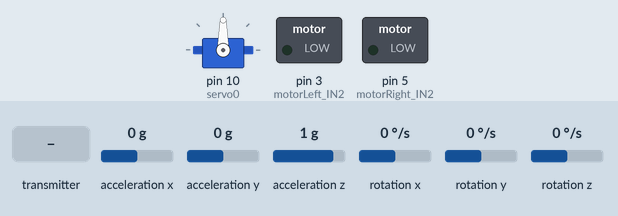
Recording of a sketch running on a simulated Arduino Uno, built with avr-gcc and run on an emulated ATmega328P. Shown: servo, switched loads named in the sketch (green lamp = pin HIGH). Inputs (shaded band) come from the test bench; at power-on: acceleration x 0 g, acceleration y 0 g, acceleration z 1 g, rotation x 0 °/s, rotation y 0 °/s, rotation z 0 °/s. The sensor or clock chip raises its interrupt line as the real part does; no radio packets arrive unless stated.

Above: at 1.7 s.
1.8 s: acceleration x set to -1.4 g
At 4.5 s:
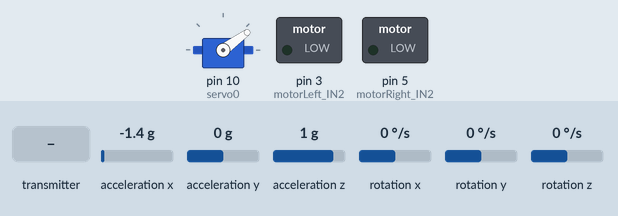
4.8 s: the transmitter starts sending controlValues.0 = 25
At 5.6 s:
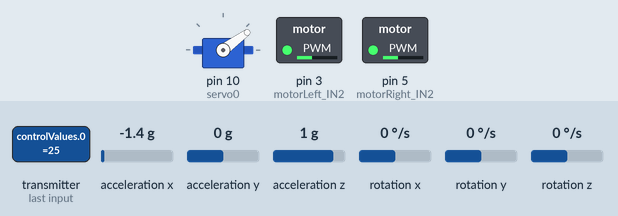
6.3 s: the transmitter starts sending controlValues.1 = 25
At 6.9 s:
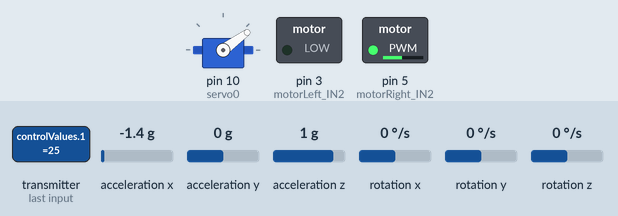
7.8 s: acceleration y set to -1.4 g
At 9.0 s:
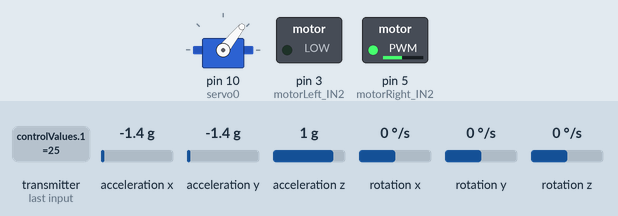
9.3 s: the transmitter starts sending controlValues.0 = 50
At 10.5 s:
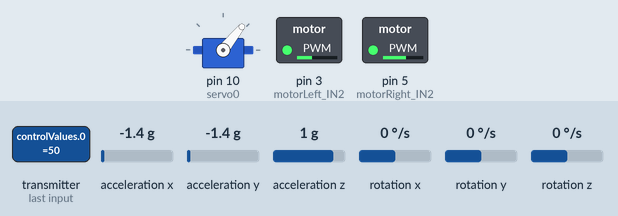
10.8 s: the transmitter starts sending controlValues.1 = 0
At 11.4 s:
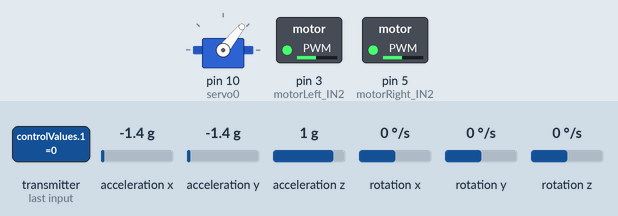
Timing chart, 0 to 13.3 s (numbered marks = the images above; inputs shaded):
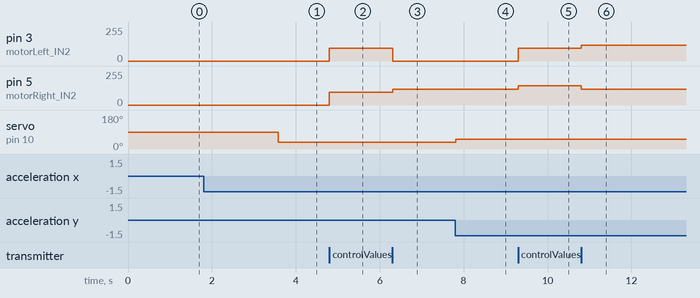

Measured:
- after the input at 1.8 s, servo on pin 10 (servo0): 90° → 36° after 1.8 s
- after the input at 4.8 s, pin 3 (motorLeft_IN2), pin 5 (motorRight_IN2): 0/255 → 95/255 at once
- after the input at 6.3 s, pin 3 (motorLeft_IN2): 95/255 → 0/255 at once; pin 5 (motorRight_IN2): 95/255 → 120/255 at once
- after the input at 7.8 s, servo on pin 10 (servo0): 36° → 51° at once
- after the input at 9.3 s, pin 3 (motorLeft_IN2): 0/255 → 95/255 at once; pin 5 (motorRight_IN2): 120/255 → 145/255 at once
- after the input at 10.8 s, pin 3 (motorLeft_IN2): 95/255 → 120/255 at once; pin 5 (motorRight_IN2): 145/255 → 120/255 at once

The sketch:

Climbing_Patient_Aid_Robot.ino
```cpp
/*
Climbing Patient-Aid Robot (CPAR)
This project implemented by the students listed below:
1. Ayat Ahmed Khalaf
2. Entisar Jumaa Naemaa
3. Sara Mohammed Foud
Under supervision of
Dr. Raaed Sadoon
in The University of Technology, Control and systems engineering department, Mechatronics Branch – Spring 2024
Graduation Project Submitted to the Control and Systems Engineering Department in Partial fulfillment of B. Sc. Degree in Mechatronics Engineering.
 */
#include <PID_v1.h>
/*servo*/
#include "I2Cdev.h"

#include "MPU6050_6Axis_MotionApps20.h"

#if I2CDEV_IMPLEMENTATION == I2CDEV_ARDUINO_WIRE
#include "Wire.h"
#endif
#include <Servo.h>
MPU6050 mpu;

// Define the 3 servo motors
Servo servo0;
float correct;
int j = 0;

#define OUTPUT_READABLE_YAWPITCHROLL

#define INTERRUPT_PIN 19  // use pin 2 on Arduino Uno & most boards

bool blinkState = false;

// MPU control/status vars
bool dmpReady = false;  // set true if DMP init was successful
uint8_t mpuIntStatus;   // holds actual interrupt status byte from MPU
uint8_t devStatus;      // return status after each device operation (0 = success, !0 = error)
uint16_t packetSize;    // expected DMP packet size (default is 42 bytes)
uint16_t fifoCount;     // count of all bytes currently in FIFO
uint8_t fifoBuffer[64]; // FIFO storage buffer

// orientation/motion vars
Quaternion q;           // [w, x, y, z]         quaternion container
VectorInt16 aa;         // [x, y, z]            accel sensor measurements
VectorInt16 aaReal;     // [x, y, z]            gravity-free accel sensor measurements
VectorInt16 aaWorld;    // [x, y, z]            world-frame accel sensor measurements
VectorFloat gravity;    // [x, y, z]            gravity vector
float euler[3];         // [psi, theta, phi]    Euler angle container
float ypr[3];           // [yaw, pitch, roll]   yaw/pitch/roll container and gravity vector

// packet structure for InvenSense teapot demo
uint8_t teapotPacket[14] = { '$', 0x02, 0, 0, 0, 0, 0, 0, 0, 0, 0x00, 0x00, '\r', '\n' };


// ================================================================
// ===               INTERRUPT DETECTION ROUTINE                ===
// ================================================================

volatile bool mpuInterrupt = false;     // indicates whether MPU interrupt pin has gone high
void dmpDataReady() {
  mpuInterrupt = true;
}
/*servo end*/
double kP = 24;
double kI = 200;
double kD = 1.2;

double setpoint, input, output;   // PID variables
PID pid(&input, &output, &setpoint, kP, kI, kD, DIRECT); // PID setup
#include <nRF24L01.h>
#include <SPI.h>
#include <RF24.h>

RF24 radio(7, 8);    // CE, CSN
const byte address[6] = "00001";
float angleV = 0, turnV = 0; // values from remote
float controlValues[2]; // array to receive both data values
float pitch;
float trimAngle;
//Motor Control

// Motor A connections
#define motorLeft_IN1 2
#define motorLeft_IN2 3
#define motorRight_IN1 4
#define motorRight_IN2 5
int motorSpeed, steeringValue, leftMotorSpeed, rightMotorSpeed = 0;

void setup()
{
    // join I2C bus (I2Cdev library doesn't do this automatically)
#if I2CDEV_IMPLEMENTATION == I2CDEV_ARDUINO_WIRE
  Wire.begin();
  Wire.setClock(400000); // 400kHz I2C clock. Comment this line if having compilation difficulties
#elif I2CDEV_IMPLEMENTATION == I2CDEV_BUILTIN_FASTWIRE
  Fastwire::setup(400, true);
#endif
  Serial.begin(9600);

/*servo*/
   // join I2C bus (I2Cdev library doesn't do this automatically)
#if I2CDEV_IMPLEMENTATION == I2CDEV_ARDUINO_WIRE
  Wire.begin();
  Wire.setClock(400000); // 400kHz I2C clock. Comment this line if having compilation difficulties
#elif I2CDEV_IMPLEMENTATION == I2CDEV_BUILTIN_FASTWIRE
  Fastwire::setup(400, true);
#endif

  Serial.begin(38400);
  while (!Serial); // wait for Leonardo enumeration, others continue immediately

  // initialize device
  //Serial.println(F("Initializing I2C devices..."));
  mpu.initialize();
  pinMode(INTERRUPT_PIN, INPUT);
  devStatus = mpu.dmpInitialize();
  // supply your own gyro offsets here, scaled for min sensitivity
 mpu.setXGyroOffset(24);
  mpu.setYGyroOffset(0);
  mpu.setZGyroOffset(59);
  mpu.setZAccelOffset(906); // 1688 factory default for my test chip

  // make sure it worked (returns 0 if so)
  if (devStatus == 0) {
    // turn on the DMP, now that it's ready
    // Serial.println(F("Enabling DMP..."));
    mpu.setDMPEnabled(true);

    attachInterrupt(digitalPinToInterrupt(INTERRUPT_PIN), dmpDataReady, RISING);
    mpuIntStatus = mpu.getIntStatus();

    // set our DMP Ready flag so the main loop() function knows it's okay to use it
    //Serial.println(F("DMP ready! Waiting for first interrupt..."));
    dmpReady = true;

    // get expected DMP packet size for later comparison
    packetSize = mpu.dmpGetFIFOPacketSize();
  } else {
    // ERROR!
    // 1 = initial memory load failed
    // 2 = DMP configuration updates failed
    // (if it's going to break, usually the code will be 1)
    // Serial.print(F("DMP Initialization failed (code "));
    //Serial.print(devStatus);
    //Serial.println(F(")"));
  }

  // Define the pins to which the 3 servo motors are connected
  servo0.attach(10);
/*servo end*/

// Left track
  digitalWrite(motorLeft_IN1, LOW);   // PWM value
  digitalWrite(motorLeft_IN2, LOW); // Forward

  // Right track
  digitalWrite(motorRight_IN1, LOW);   // PWM value
  digitalWrite(motorRight_IN2, LOW); // Forward


        radio.begin();
    radio.openReadingPipe(0, address);
    radio.setPALevel(RF24_PA_MIN);
    radio.startListening();
}

void loop()
{

 // only read remote data if remote is available, otherwise balance normally
  if (radio.available()) {
    radio.read(&controlValues, sizeof(controlValues)); // read values of array

    angleV = controlValues[0]; // assign array values to control variables
    turnV = controlValues[1];

  }

  pitch = (ypr[1] * 180/M_PI); // adjust to degrees
    if (abs(turnV) < 15) { // turnV threshold
    turnV = 0;
  }

  if (abs(angleV) < .17) { // angleV threshold
    angleV = 0;
  }


  trimAngle = (-1/100) + 5 + angleV; // adjust to degrees
    // PID vars
  setpoint = trimAngle + angleV;
  input = pitch;
    pid.Compute();

  // set motor speed with adjusted turn values
  //To read Joysticks Input
  float x_data = angleV;
  float y_data = turnV;


// convert the incoming date into suitable PWM value

  steeringValue = y_data;
  motorSpeed = abs(x_data);

  leftMotorSpeed = 70 + motorSpeed - steeringValue; // 70 + (0-185) + (0 - 185 ) =  70 - 255 so this range from 70 to 255 is used as PWM value
  rightMotorSpeed = 70 + motorSpeed + steeringValue;

  leftMotorSpeed = constrain(leftMotorSpeed, 0, 255); // constrain the PWM value from 0 to 255
  rightMotorSpeed = constrain(rightMotorSpeed, 0, 255);

  // if PWM is lower than 72, set PWM value to 0

  if (leftMotorSpeed < 72) {
    leftMotorSpeed = 0;
  }
  if (rightMotorSpeed < 72) {
    rightMotorSpeed = 0;
  }
  // if right joystick goes up > move Backward
  if (x_data >= 80) {
    analogWrite(motorLeft_IN1, leftMotorSpeed);  // PWM input
    digitalWrite(motorLeft_IN2, LOW); // Direction - Backward

    analogWrite(motorRight_IN1, rightMotorSpeed);  // PWM input
    digitalWrite(motorRight_IN2, LOW); // Direction - Backward
  }

  // if right joystick goes down > move Forward
  else if (x_data < 70) {
    digitalWrite(motorLeft_IN1, LOW);  // Direction - Forward
    analogWrite(motorLeft_IN2, leftMotorSpeed); // PWM input

    digitalWrite(motorRight_IN1, LOW);  // Direction - Forward
    analogWrite(motorRight_IN2, rightMotorSpeed); // PWM input
  }
  // if right joystick is in the middle, don't move
else if (x_data = 0) {
      digitalWrite(motorLeft_IN1, LOW);
      digitalWrite(motorLeft_IN2, LOW);

      digitalWrite(motorRight_IN1, LOW);
      digitalWrite(motorRight_IN2, LOW);
    }
    // if right joystick move just left or right, without going up or down, move the tank left or right (only 1 motor move)
    else {
      analogWrite(motorLeft_IN1, leftMotorSpeed);  // PWM input
      digitalWrite(motorLeft_IN2, LOW); // Direction - Forward

      analogWrite(motorRight_IN1, rightMotorSpeed);  // PWM input
      digitalWrite(motorRight_IN2, LOW); // Direction - Forward
    }
    pid.SetMode(AUTOMATIC);
    pid.SetOutputLimits(-255,255);
    pid.SetSampleTime(10);

/*servo*/
     // if programming failed, don't try to do anything
  if (!dmpReady) return;

  // wait for MPU interrupt or extra packet(s) available
  while (!mpuInterrupt && fifoCount < packetSize) {
    if (mpuInterrupt && fifoCount < packetSize) {
      // try to get out of the infinite loop
      fifoCount = mpu.getFIFOCount();
    }
  }

  // reset interrupt flag and get INT_STATUS byte
  mpuInterrupt = false;
  mpuIntStatus = mpu.getIntStatus();

  // get current FIFO count
  fifoCount = mpu.getFIFOCount();

  // check for overflow (this should never happen unless our code is too inefficient)
  if ((mpuIntStatus & _BV(MPU6050_INTERRUPT_FIFO_OFLOW_BIT)) || fifoCount >= 1024) {
    // reset so we can continue cleanly
    mpu.resetFIFO();
    fifoCount = mpu.getFIFOCount();
    Serial.println(F("FIFO overflow!"));

    // otherwise, check for DMP data ready interrupt (this should happen frequently)
  } else if (mpuIntStatus & _BV(MPU6050_INTERRUPT_DMP_INT_BIT)) {
    // wait for correct available data length, should be a VERY short wait
    while (fifoCount < packetSize) fifoCount = mpu.getFIFOCount();

    // read a packet from FIFO
    mpu.getFIFOBytes(fifoBuffer, packetSize);

    // track FIFO count here in case there is > 1 packet available
    // (this lets us immediately read more without waiting for an interrupt)
    fifoCount -= packetSize;

    // Get Yaw, Pitch and Roll values
#ifdef OUTPUT_READABLE_YAWPITCHROLL
    mpu.dmpGetQuaternion(&q, fifoBuffer);
    mpu.dmpGetGravity(&gravity, &q);
    mpu.dmpGetYawPitchRoll(ypr, &q, &gravity);

    // Yaw, Pitch, Roll values - Radians to degrees
    ypr[0] = ypr[0] * 180 / M_PI;
    ypr[1] = ypr[1] * 180 / M_PI;
    ypr[2] = ypr[2] * 180 / M_PI;

    // Skip 300 readings (self-calibration process)
    if (j <= 300) {
      correct = ypr[0]; // Yaw starts at random value, so we capture last value after 300 readings
      j++;
    }
    // After 300 readings
    else {
      ypr[0] = ypr[0] - correct; // Set the Yaw to 0 deg - subtract  the last random Yaw value from the currrent value to make the Yaw 0 degrees
      // Map the values of the MPU6050 sensor from -90 to 90 to values suatable for the servo control from 0 to 180
      int servo0Value = map(ypr[1], -90, 90, 0, 180);

      // Control the servos according to the MPU6050 orientation
      servo0.write(servo0Value);

    }
#endif
  }
/*servo*/
}
```
